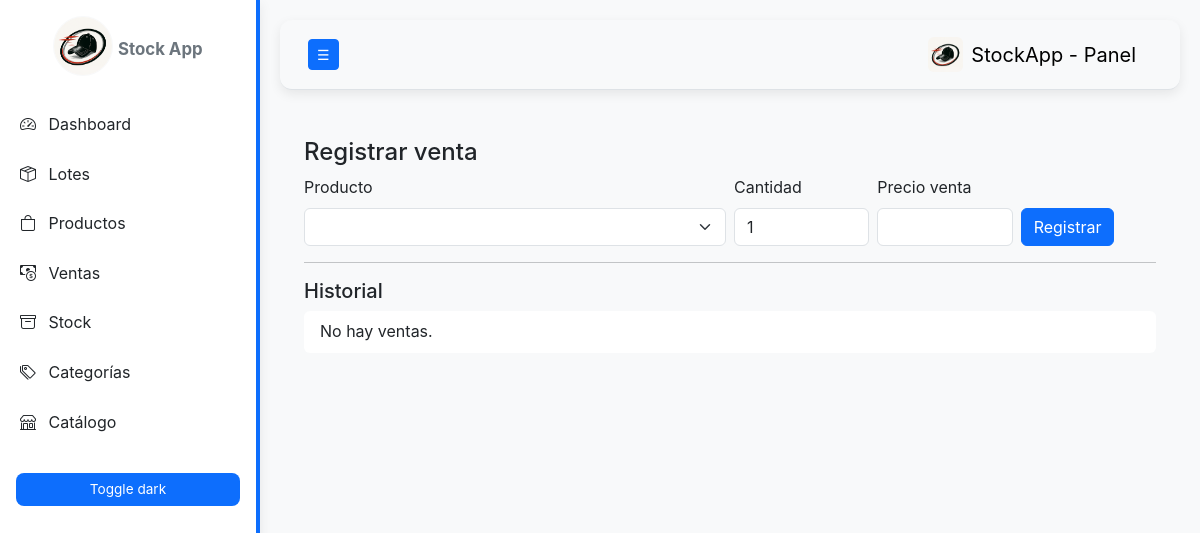
The app's page /venta, older data.
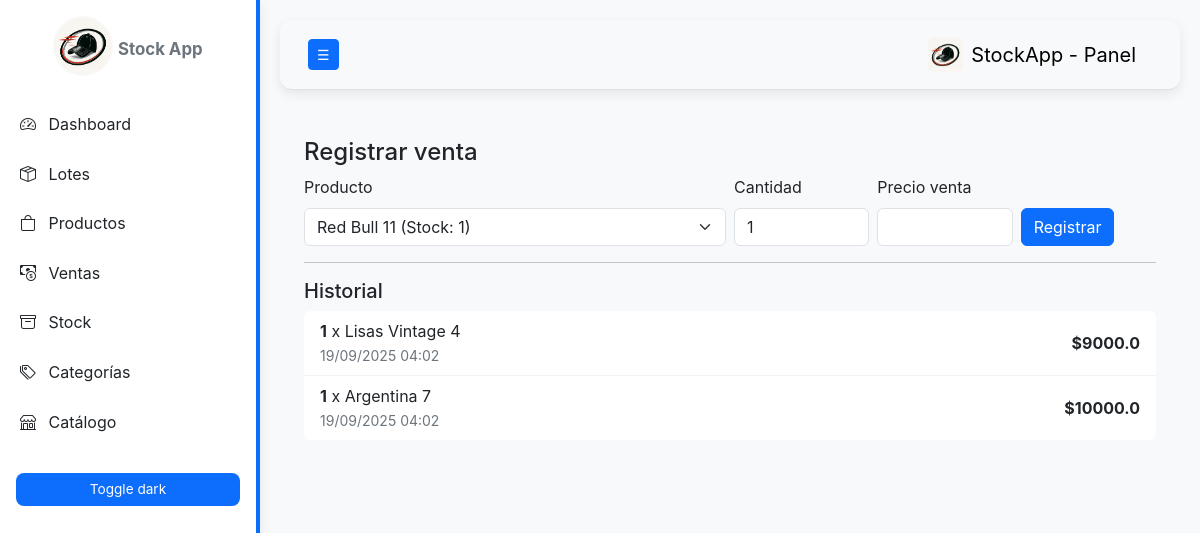
The same page, newer data.
### models.py (models this page shows, shortened)
class Venta(db.Model):
    id = db.Column(db.Integer, primary_key=True)
    fecha = db.Column(db.DateTime, default=datetime.utcnow)
    producto_id = db.Column(db.Integer, db.ForeignKey("producto.id"), nullable=False)  # 🔒 siempre debe tener producto
    cantidad = db.Column(db.Integer, nullable=False)
    precio_venta = db.Column(db.Float, nullable=False)
    producto = db.relationship("Producto", back_populates="ventas")

class Producto(db.Model):
    id = db.Column(db.Integer, primary_key=True)
    nombre = db.Column(db.String(150), nullable=False)
    cantidad = db.Column(db.Integer, default=0)
    precio_compra = db.Column(db.Float, nullable=False, default=0.0)
    costo_envio_unitario = db.Column(db.Float, default=0.0)
    costo_extra = db.Column(db.Float, default=0.0)
    margen = db.Column(db.Float, default=0.5)
    lote_id = db.Column(db.Integer, db.ForeignKey("lote.id"), nullable=True)
    lote = db.relationship("Lote", back_populates="productos")
    fotos = db.relationship("FotoProducto", back_populates="producto", cascade="all, delete-orphan")
    ventas = db.relationship("Venta", back_populates="producto")
    categorias = db.relationship(
        "Categoria",
        secondary=producto_categoria,
        back_populates="productos"
    )

### app.py (the view, shortened to what this page needs)
@app.route("/venta", methods=["GET","POST"])
def ventas():
    productos = Producto.query.filter(Producto.cantidad>0).all()
    ventas = Venta.query.order_by(Venta.fecha.desc()).all()
    return render_template("ventas.html", productos=productos, ventas=ventas)

### templates/ventas.html
{% extends "base.html" %}
{% block content %}
<h4>Registrar venta</h4>
<form method="post">
  <div class="row g-2 align-items-end">
    <div class="col-md-6">
      <label class="form-label">Producto</label>
      <select class="form-select" name="producto_id" required>
        {% for p in productos %}
          <option value="{{ p.id }}">{{ p.nombre }} (Stock: {{ p.cantidad }})</option>
        {% endfor %}
      </select>
    </div>
    <div class="col-md-2"><label class="form-label">Cantidad</label><input class="form-control" type="number" name="cantidad" value="1" required></div>
    <div class="col-md-2"><label class="form-label">Precio venta</label><input class="form-control" type="number" step="0.01" name="precio_venta" required></div>
    <div class="col-md-2"><button class="btn btn-primary">Registrar</button></div>
  </div>
</form>
<hr>
<h5>Historial</h5>
<ul class="list-group">
  {% for v in ventas %}
    <li class="list-group-item d-flex justify-content-between align-items-center">
      <div>
        <strong>{{ v.cantidad }}</strong> x {% if v.producto %} {{ v.producto.nombre }} {% else %} <em>Producto eliminado</em> {% endif %}
        <div class="small text-muted">{{ v.fecha.strftime('%d/%m/%Y %H:%M') }}</div>
      </div>
      <div><strong>${{ v.precio_venta }}</strong></div>
    </li>
  {% else %}
    <li class="list-group-item">No hay ventas.</li>
  {% endfor %}
</ul>
{% endblock %}

Row changes from the older to the newer data that the page shows:
added Venta: cantidad "1", producto.nombre "Lisas Vintage 4", fecha "19/09/2025 04:02", precio_venta "9000.0"
added Venta: cantidad "1", producto.nombre "Argentina 7", fecha "19/09/2025 04:02", precio_venta "10000.0"
Text that changed along with them:
form field producto_id: (not shown) → "Red Bull 11 (Stock: 1)"
text no longer shown: "No hay ventas."
